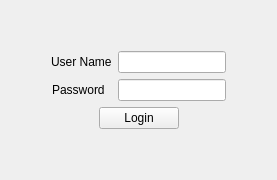
        <widget class="QWidget" name="LoginPage">
         <layout class="QVBoxLayout" name="verticalLayout_3">
          <item>
           <spacer name="verticalSpacer_30">
            <property name="orientation">
             <enum>Qt::Vertical</enum>
            </property>
            <property name="sizeHint" stdset="0">
             <size>
              <width>20</width>
              <height>40</height>
             </size>
            </property>
           </spacer>
          </item>
          <item>
           <layout class="QVBoxLayout" name="verticalLayout_2">
            <item>
             <layout class="QHBoxLayout" name="horizontalLayout">
              <item>
               <spacer name="horizontalSpacer_57">
                <property name="orientation">
                 <enum>Qt::Horizontal</enum>
                </property>
                <property name="sizeHint" stdset="0">
                 <size>
                  <width>40</width>
                  <height>20</height>
                 </size>
                </property>
               </spacer>
              </item>
              <item>
               <widget class="QLabel" name="label">
                <property name="text">
                 <string>User Name</string>
                </property>
               </widget>
              </item>
              <item>
               <widget class="QLineEdit" name="userID"/>
              </item>
              <item>
               <spacer name="horizontalSpacer_5">
                <property name="orientation">
                 <enum>Qt::Horizontal</enum>
                </property>
                <property name="sizeHint" stdset="0">
                 <size>
                  <width>40</width>
                  <height>20</height>
                 </size>
                </property>
               </spacer>
              </item>
             </layout>
            </item>
            <item>
             <layout class="QHBoxLayout" name="horizontalLayout_2">
              <item>
               <spacer name="horizontalSpacer_58">
                <property name="orientation">
                 <enum>Qt::Horizontal</enum>
                </property>
                <property name="sizeHint" stdset="0">
                 <size>
                  <width>40</width>
                  <height>20</height>
                 </size>
                </property>
               </spacer>
              </item>
              <item>
               <widget class="QLabel" name="label_2">
                <property name="text">
                 <string>Password  </string>
                </property>
               </widget>
              </item>
              <item>
               <widget class="QLineEdit" name="password">
                <property name="echoMode">
                 <enum>QLineEdit::Password</enum>
                </property>
               </widget>
              </item>
              <item>
               <spacer name="horizontalSpacer_6">
                <property name="orientation">
                 <enum>Qt::Horizontal</enum>
                </property>
                <property name="sizeHint" stdset="0">
                 <size>
                  <width>40</width>
                  <height>20</height>
                 </size>
                </property>
               </spacer>
              </item>
             </layout>
            </item>
            <item>
             <layout class="QHBoxLayout" name="horizontalLayout_3">
              <item>
               <spacer name="horizontalSpacer_8">
                <property name="orientation">
                 <enum>Qt::Horizontal</enum>
                </property>
                <property name="sizeHint" stdset="0">
                 <size>
                  <width>40</width>
                  <height>20</height>
                 </size>
                </property>
               </spacer>
              </item>
              <item>
               <widget class="QPushButton" name="LoginBt">
                <property name="text">
                 <string>Login</string>
                </property>
               </widget>
              </item>
              <item>
               <spacer name="horizontalSpacer_7">
                <property name="orientation">
                 <enum>Qt::Horizontal</enum>
                </property>
                <property name="sizeHint" stdset="0">
                 <size>
                  <width>40</width>
                  <height>20</height>
                 </size>
                </property>
               </spacer>
              </item>
             </layout>
            </item>
           </layout>
          </item>
          <item>
           <spacer name="verticalSpacer_31">
            <property name="orientation">
             <enum>Qt::Vertical</enum>
            </property>
            <property name="sizeHint" stdset="0">
             <size>
              <width>20</width>
              <height>40</height>
             </size>
            </property>
           </spacer>
          </item>
         </layout>
        </widget>
